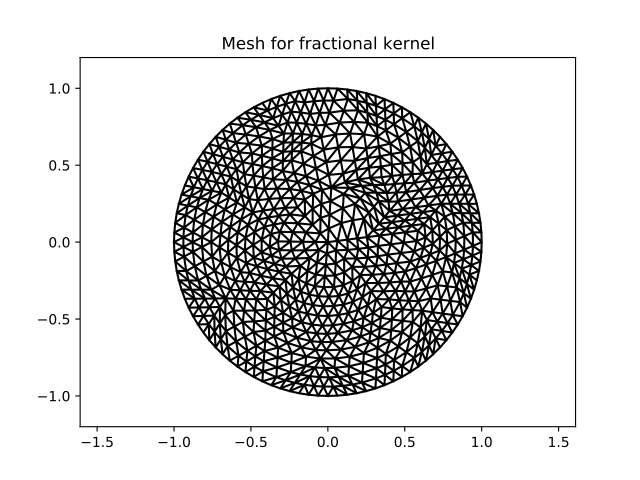

Recreate this plot in Python.
import matplotlib.pyplot as plt
from time import time

######################################################################
# Get a fractional kernel
from PyNucleus import kernelFactory

from numpy import inf
kernelFracInf = kernelFactory('fractional', dim=2, s=0.75, horizon=inf)

######################################################################
# Generate an appropriate mesh
from PyNucleus import nonlocalMeshFactory, HOMOGENEOUS_DIRICHLET

# Get a mesh that is appropriate for the problem, i.e. with the required interaction domain.
meshFracInf, _ = nonlocalMeshFactory('disc', kernel=kernelFracInf, boundaryCondition=HOMOGENEOUS_DIRICHLET, hTarget=0.15)

print(meshFracInf)
plt.figure().gca().set_title('Mesh for fractional kernel')
meshFracInf.plot()
